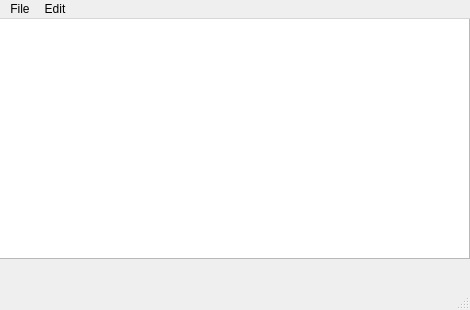
<?xml version="1.0" encoding="UTF-8"?>
<ui version="4.0">
 <class>MainWindow</class>
 <widget class="QMainWindow" name="MainWindow">
  <property name="geometry">
   <rect>
    <x>0</x>
    <y>0</y>
    <width>470</width>
    <height>310</height>
   </rect>
  </property>
  <property name="windowTitle">
   <string>MainWindow</string>
  </property>
  <widget class="QWidget" name="centralwidget">
   <widget class="QWidget" name="verticalLayoutWidget">
    <property name="geometry">
     <rect>
      <x>-1</x>
      <y>-11</y>
      <width>471</width>
      <height>251</height>
     </rect>
    </property>
    <layout class="QVBoxLayout" name="verticalLayout">
     <item>
      <widget class="QTextEdit" name="textEdit"/>
     </item>
    </layout>
   </widget>
  </widget>
  <widget class="QMenuBar" name="menubar">
   <property name="geometry">
    <rect>
     <x>0</x>
     <y>0</y>
     <width>470</width>
     <height>22</height>
    </rect>
   </property>
   <widget class="QMenu" name="menuFile">
    <property name="title">
     <string>File</string>
    </property>
    <addaction name="actionNew"/>
    <addaction name="actionOpen"/>
    <addaction name="actionSaveAs"/>
    <addaction name="actionPrint"/>
    <addaction name="actionExit"/>
   </widget>
   <widget class="QMenu" name="menuEdit">
    <property name="title">
     <string>Edit</string>
    </property>
    <addaction name="actionCopy"/>
    <addaction name="actionPaste"/>
    <addaction name="actionCut"/>
    <addaction name="actionUndo"/>
    <addaction name="actionRedo"/>
   </widget>
   <addaction name="menuFile"/>
   <addaction name="menuEdit"/>
  </widget>
  <widget class="QStatusBar" name="statusbar"/>
  <action name="actionNew">
   <property name="icon">
    <iconset resource="Resources.qrc">
     <normaloff>:/imgs/New.bmp</normaloff>:/imgs/New.bmp</iconset>
   </property>
   <property name="text">
    <string>New</string>
   </property>
  </action>
  <action name="actionOpen">
   <property name="icon">
    <iconset resource="Resources.qrc">
     <normaloff>:/imgs/Open.bmp</normaloff>:/imgs/Open.bmp</iconset>
   </property>
   <property name="text">
    <string>Open</string>
   </property>
  </action>
  <action name="actionSaveAs">
   <property name="icon">
    <iconset resource="Resources.qrc">
     <normaloff>:/imgs/Save.bmp</normaloff>:/imgs/Save.bmp</iconset>
   </property>
   <property name="text">
    <string>SaveAs</string>
   </property>
  </action>
  <action name="actionPrint">
   <property name="text">
    <string>Print</string>
   </property>
  </action>
  <action name="actionExit">
   <property name="text">
    <string>Exit</string>
   </property>
  </action>
  <action name="actionCopy">
   <property name="text">
    <string>Copy</string>
   </property>
  </action>
  <action name="actionPaste">
   <property name="text">
    <string>Paste</string>
   </property>
  </action>
  <action name="actionCut">
   <property name="text">
    <string>Cut</string>
   </property>
  </action>
  <action name="actionUndo">
   <property name="text">
    <string>Undo</string>
   </property>
  </action>
  <action name="actionRedo">
   <property name="text">
    <string>Redo</string>
   </property>
  </action>
 </widget>
 <resources>
  <include location="Resources.qrc"/>
 </resources>
 <connections/>
</ui>
